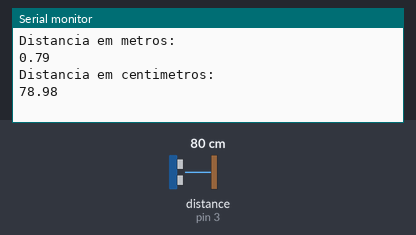
Bench run of a sketch on a simulated Arduino Uno, built with avr-gcc and run on an emulated ATmega328P. Shown: the last lines printed to the serial monitor. Wiring (inferred from the names in the program): ultrasonic range finder: trigger pin 2; echo pin 3. The inputs (shaded band) are chosen by the test bench; at power-on: distance to the obstacle (sensor on pin 3) 80 cm. The echo pulse lasts 58.3 µs per cm.

Above: at 1.3 s.
1.4 s: distance to the obstacle (sensor on pin 3) set to 2 cm
At 3.1 s:
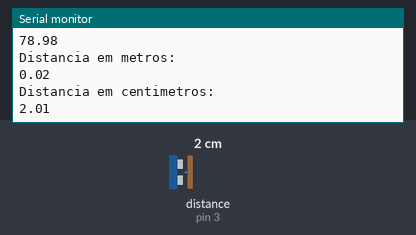
4.1 s: distance to the obstacle (sensor on pin 3) set to 4 cm
At 4.7 s:
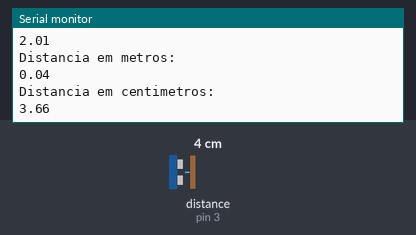
Timing chart, 0 to 7.1 s (numbered marks = the images above; inputs shaded):
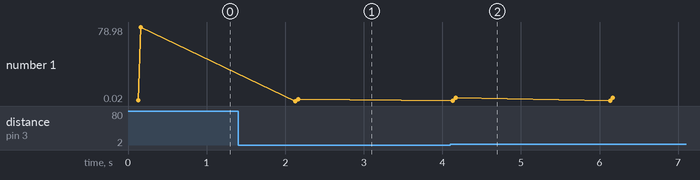

The sketch:

ex9.ino
```cpp
/*
Mostra a distância medida por um sensor ultrassônico.
*/
int PinTrigger = 2; // Pino usado para disparar os pulsos do sensor
int PinEcho = 3; // pino usado para ler a saída do sensor
const float VelocidadeSom_mpors = 340; // em metros por segundo
const float VelocidadeSom_mporus = 0.000340; // em metros por microssegundo

void setup() {
     // Configura pino de Trigger como saída
     pinMode(PinTrigger, OUTPUT);
    // Configura pino de Trigger com nível baixo
     digitalWrite(PinTrigger, LOW);
     // configura pino ECHO como entrada
     pinMode(PinEcho, INPUT);
     // Inicializa a porta serial
     Serial.begin(9600);
     delay(100);
}
void loop() {
     // Envia pulso para o disparar o sensor
     DisparaPulsoUltrassonico();
     // Mede o tempo de duração do sinal no pino de leitura(us)
     float TempEcho = pulseIn(PinEcho, HIGH);
     Serial.println("Distancia em metros: ");
     Serial.println(CalculaDistancia(TempEcho));
     Serial.println("Distancia em centimetros: ");
     Serial.println(CalculaDistancia(TempEcho)*100);

     // Aguarda 2 segundos antes de começar tudo de novo
     delay(2000);
}
// Função para enviar o pulso de trigger
void DisparaPulsoUltrassonico() {
      // Para fazer o HC-SR04 enviar um pulso ultrassónico, nós temos
      // que enviar para o pino de trigger um sinal de nível alto
      // com pelo menos 10us de duração
      digitalWrite(PinTrigger, HIGH);
      delayMicroseconds(10);
      digitalWrite(PinTrigger, LOW);
}
// Função para calcular a distância em metros
float CalculaDistancia(float tempo_us) {
     return(tempo_us*VelocidadeSom_mporus/2);
}
```

Measured:
- after the input at 1.4 s, the serial monitor: prints a new line after 0.73 s (image 1)
- after the input at 4.1 s, the serial monitor: prints a new line at once (image 2)
- plotted number 1: 78.98 → 2.01 after the input at 1.4 s, 2.01 → 3.66 after the input at 4.1 s
